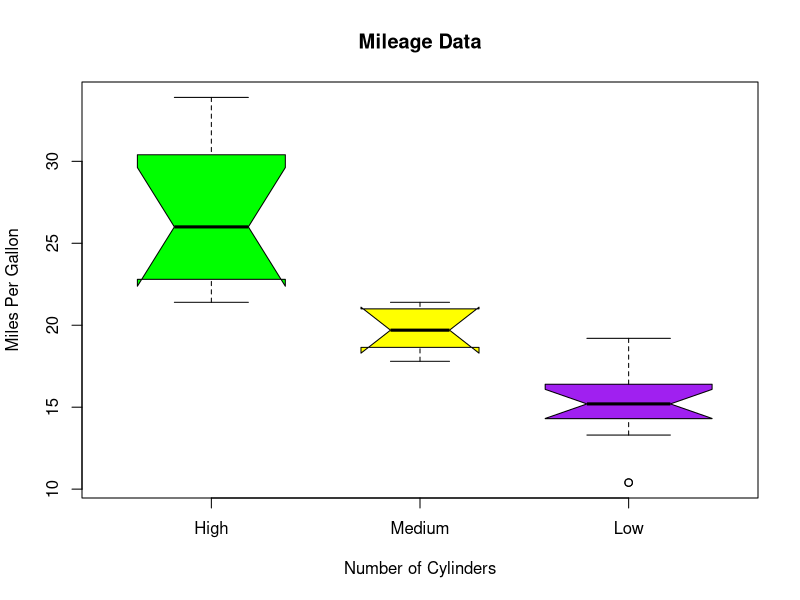

The R script that drew this image:
#Write R script to create boxplot
data <- mtcars[,c('mpg','cyl')]
png('boxplot.png')
boxplot(mpg ~ cyl, data = mtcars, 
        xlab = "Number of Cylinders",
        ylab = "Miles Per Gallon", 
        main = "Mileage Data",
        notch = TRUE, 
        varwidth = TRUE, 
        col = c("green","yellow","purple"),
        names = c("High","Medium","Low")
)
dev.off()